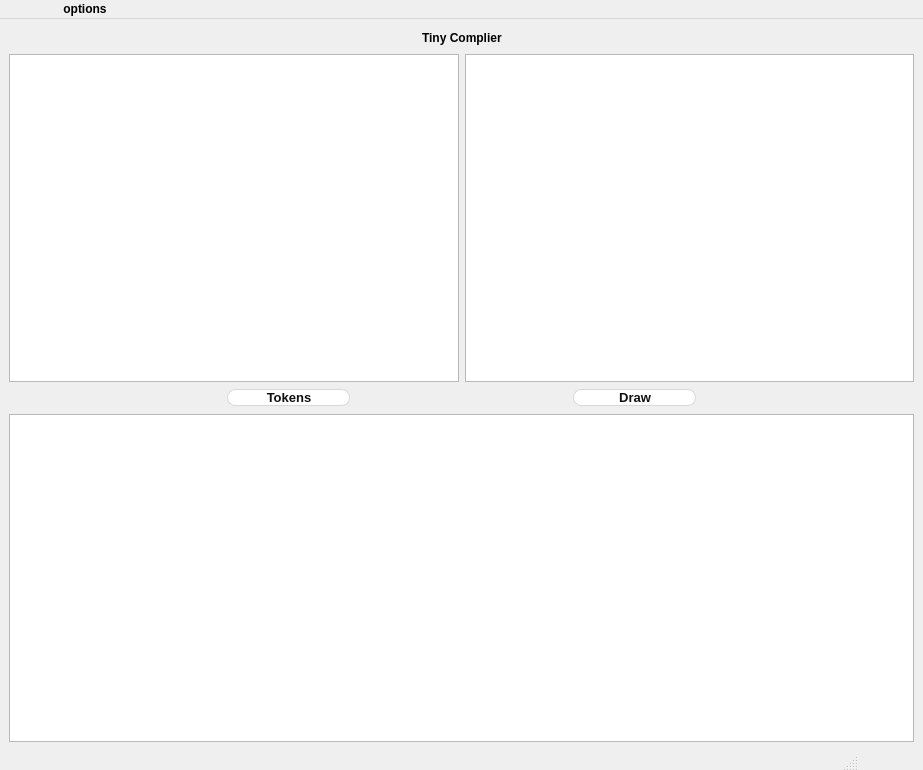
<?xml version="1.0" encoding="UTF-8"?>
<ui version="4.0">
 <class>MainWindow</class>
 <widget class="QMainWindow" name="MainWindow">
  <property name="geometry">
   <rect>
    <x>0</x>
    <y>0</y>
    <width>923</width>
    <height>576</height>
   </rect>
  </property>
  <property name="windowTitle">
   <string>MainWindow</string>
  </property>
  <property name="styleSheet">
   <string notr="true">color: #000000;
font-weight: bold;
display: block;
width: 150px;
float: left;</string>
  </property>
  <widget class="QWidget" name="centralwidget">
   <layout class="QGridLayout" name="gridLayout">
    <item row="0" column="0">
     <layout class="QVBoxLayout" name="verticalLayout">
      <item>
       <layout class="QHBoxLayout" name="horizontalLayout_3">
        <item>
         <spacer name="horizontalSpacer_3">
          <property name="orientation">
           <enum>Qt::Horizontal</enum>
          </property>
          <property name="sizeHint" stdset="0">
           <size>
            <width>40</width>
            <height>20</height>
           </size>
          </property>
         </spacer>
        </item>
        <item>
         <widget class="QLabel" name="label">
          <property name="font">
           <font>
            <weight>75</weight>
            <bold>true</bold>
           </font>
          </property>
          <property name="styleSheet">
           <string notr="true">color: #000000;
font-weight: bold;
display: block;
width: 150px;
float: left;</string>
          </property>
          <property name="text">
           <string>Tiny Complier</string>
          </property>
         </widget>
        </item>
        <item>
         <spacer name="horizontalSpacer_4">
          <property name="orientation">
           <enum>Qt::Horizontal</enum>
          </property>
          <property name="sizeHint" stdset="0">
           <size>
            <width>40</width>
            <height>20</height>
           </size>
          </property>
         </spacer>
        </item>
       </layout>
      </item>
      <item>
       <layout class="QHBoxLayout" name="horizontalLayout">
        <item>
         <widget class="QTextEdit" name="textEdit_2"/>
        </item>
        <item>
         <widget class="QTextEdit" name="textEdit">
          <property name="readOnly">
           <bool>true</bool>
          </property>
          <property name="overwriteMode">
           <bool>false</bool>
          </property>
         </widget>
        </item>
       </layout>
      </item>
      <item>
       <layout class="QHBoxLayout" name="horizontalLayout_4">
        <item>
         <spacer name="horizontalSpacer_2">
          <property name="orientation">
           <enum>Qt::Horizontal</enum>
          </property>
          <property name="sizeHint" stdset="0">
           <size>
            <width>40</width>
            <height>20</height>
           </size>
          </property>
         </spacer>
        </item>
        <item>
         <widget class="QPushButton" name="pushButton_2">
          <property name="styleSheet">
           <string notr="true">background-color: #fff;
  border: 1px solid #d5d9d9;
  border-radius: 8px;
  box-shadow: rgba(213, 217, 217, .5) 0 2px 5px 0;
  box-sizing: border-box;
  color: #0f1111;
  cursor: pointer;
  display: inline-block;
  font-family: &quot;Amazon Ember&quot;,sans-serif;
  font-size: 13px;
  line-height: 29px;
  padding: 0 10px 0 11px;
  position: relative;
  text-align: center;
  text-decoration: none;
  user-select: none;
  -webkit-user-select: none;
  touch-action: manipulation;
  vertical-align: middle;
  width: 100px;</string>
          </property>
          <property name="text">
           <string>Tokens</string>
          </property>
          <property name="icon">
           <iconset resource="Desktop/new.qrc">
            <normaloff>:/newPrefix/464746.png</normaloff>:/newPrefix/464746.png</iconset>
          </property>
         </widget>
        </item>
        <item>
         <spacer name="horizontalSpacer_5">
          <property name="orientation">
           <enum>Qt::Horizontal</enum>
          </property>
          <property name="sizeHint" stdset="0">
           <size>
            <width>40</width>
            <height>20</height>
           </size>
          </property>
         </spacer>
        </item>
        <item>
         <widget class="QPushButton" name="pushButton">
          <property name="autoFillBackground">
           <bool>false</bool>
          </property>
          <property name="styleSheet">
           <string notr="true">background-color: #fff;
  border: 1px solid #d5d9d9;
  border-radius: 8px;
  box-shadow: rgba(213, 217, 217, .5) 0 2px 5px 0;
  box-sizing: border-box;
  color: #0f1111;
  cursor: pointer;
  display: inline-block;
  font-family: &quot;Amazon Ember&quot;,sans-serif;
  font-size: 13px;
  line-height: 29px;
  padding: 0 10px 0 11px;
  position: relative;
  text-align: center;
  text-decoration: none;
  user-select: none;
  -webkit-user-select: none;
  touch-action: manipulation;
  vertical-align: middle;
  width: 100px;</string>
          </property>
          <property name="text">
           <string>Draw</string>
          </property>
          <property name="icon">
           <iconset resource="Desktop/new.qrc">
            <normaloff>:/newPrefix/pngtree-black-fountain-pen-icon-simple-png-image_2020402.jpg</normaloff>:/newPrefix/pngtree-black-fountain-pen-icon-simple-png-image_2020402.jpg</iconset>
          </property>
         </widget>
        </item>
        <item>
         <spacer name="horizontalSpacer">
          <property name="orientation">
           <enum>Qt::Horizontal</enum>
          </property>
          <property name="sizeHint" stdset="0">
           <size>
            <width>40</width>
            <height>20</height>
           </size>
          </property>
         </spacer>
        </item>
       </layout>
      </item>
      <item>
       <layout class="QHBoxLayout" name="horizontalLayout_2">
        <item>
         <widget class="QTableWidget" name="tableWidget"/>
        </item>
       </layout>
      </item>
     </layout>
    </item>
   </layout>
  </widget>
  <widget class="QMenuBar" name="menubar">
   <property name="geometry">
    <rect>
     <x>0</x>
     <y>0</y>
     <width>923</width>
     <height>21</height>
    </rect>
   </property>
   <widget class="QMenu" name="menusettings">
    <property name="title">
     <string>options</string>
    </property>
    <addaction name="separator"/>
    <addaction name="actionLoad_File"/>
   </widget>
   <addaction name="menusettings"/>
  </widget>
  <widget class="QStatusBar" name="statusbar"/>
  <action name="actionLoad_File">
   <property name="icon">
    <iconset resource="Desktop/new.qrc">
     <normaloff>:/newPrefix/load-icon-png-8.png</normaloff>:/newPrefix/load-icon-png-8.png</iconset>
   </property>
   <property name="text">
    <string>Load File</string>
   </property>
  </action>
 </widget>
 <resources>
  <include location="Desktop/new.qrc"/>
 </resources>
 <connections/>
</ui>
